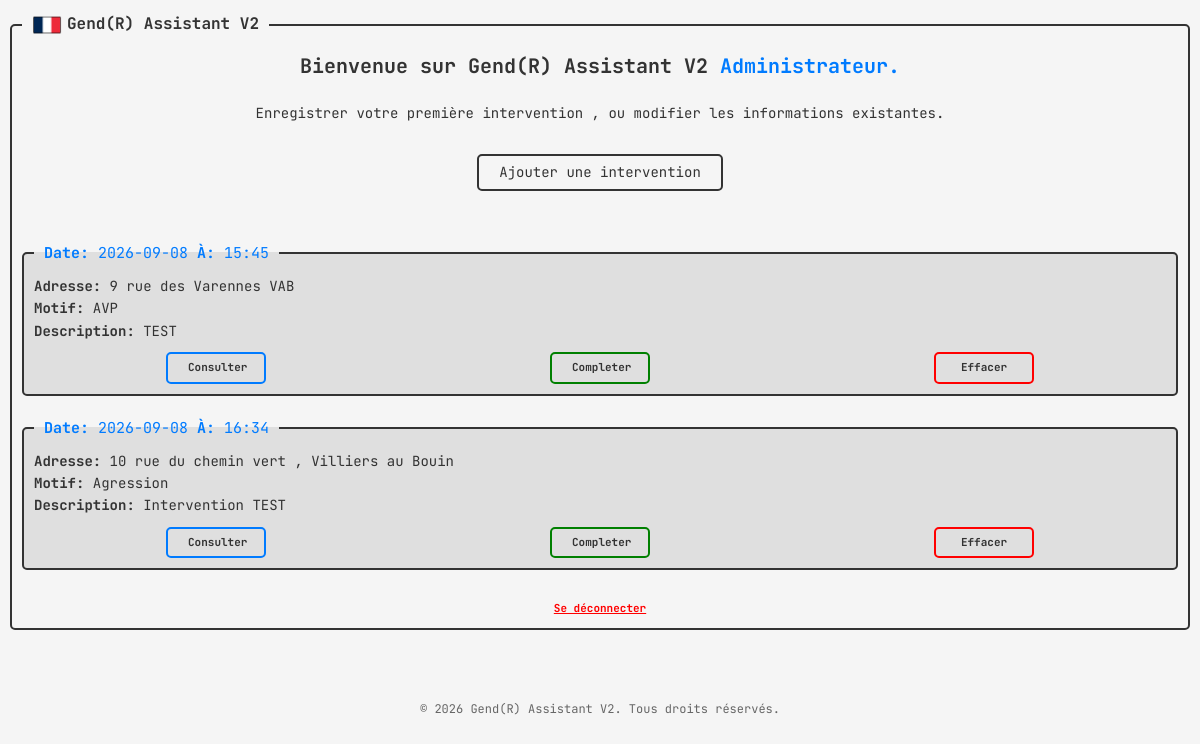
The app's page /homepage (signed in) with its own data.
### tables this page shows
CREATE TABLE interventions (
                id INTEGER PRIMARY KEY AUTOINCREMENT,
                username TEXT NOT NULL,
                date TEXT NOT NULL,
                hour TEXT NOT NULL,
                location TEXT NOT NULL,
                type TEXT NOT NULL,
                description TEXT NOT NULL,
                arrived TEXT,
                cr TEXT,
                endhour TEXT
                );

### app.py (the view)
@app.route('/homepage')
def homepage():
    if 'username' in session:
        username = session['username']
        current_interventions = db_handler.get_user_interventions(username)
        if 'success' in request.args:
            return render_template('homepage.html', interventions=current_interventions, success=request.args.get('success'))
        elif 'error' in request.args:
            return render_template('homepage.html', interventions=current_interventions, error=request.args.get('error'))
        else:
            return render_template('homepage.html', interventions=current_interventions)
    else:
        return redirect(url_for('login'))

### database_handler.py (called while the page is built)
    def get_user_interventions(self, username):
        conn = sqlite3.connect('database.db')
        cursor = conn.cursor()
        cursor.execute("SELECT * FROM interventions WHERE username = ? ORDER BY date ASC, hour ASC", (username,))
        interventions = cursor.fetchall()
        conn.close()
        return interventions

### templates/homepage.html (shortened to what this page needs)
{% extends "base.html" %}
{% block content %}
    <div class="title">
        <h3>Bienvenue sur Gend(R) Assistant V2 <strong>{{ session.get('username') }}.</strong></h3>
        <p>Enregistrer votre première intervention , ou modifier les informations existantes.</p>
    </div>
    <a href="{{ url_for('add_intervention') }}" class="add-intervention">Ajouter une intervention</a>
    <div class="intervention-container">
        {% if interventions %}
            {% for intervention in interventions %}
                <div class="intervention-card">
                    <fieldset>
                        <legend><strong>Date:</strong> {{intervention[2]}} <strong>À:</strong> {{intervention[3]}}</legend>
                        <p><strong>Adresse:</strong> {{intervention[4]}}</p>
                        <p><strong>Motif:</strong> {{intervention[5]}}</p>
                        <p><strong>Description:</strong> {{intervention[6]}}</p>
                        <div class="buttons">
                            <a href="" class="consult">Consulter</a>
                            <a href="{{ url_for('complete', intervention_id=intervention[0]) }}" class="complete">Completer</a>
                            <a href="{{ url_for('delete_page', intervention_id=intervention[0]) }}" class="erase">Effacer</a>
                        </div>
                    </fieldset>
                </div>
            {% endfor %}
        {% else %}
            <p class="no-interventions">Aucune intervention enregistrée.</p>
        {% endif %}
    </div>
    <a href="{{ url_for('disconnect') }}" class="disconnect">Se déconnecter</a>
{% endblock %}

### static/css/base.css (style rules this page uses)
* { box-sizing: border-box; margin: 0; padding: 0; }
body { font-family: "JetBrains Mono", monospace; background-color: #f5f5f5; color: #333; line-height: 1.6; padding: 0; }
fieldset { display: flex; flex-direction: column; border: 2px solid #333; padding: 10px; border-radius: 5px; margin: 10px; height: calc(100% - 20px); min-height: calc(100% - 20px); overflow-y: auto; }
.title { display: flex; flex: 1; flex-direction: column; align-items: center; justify-content: center; text-align: center; }
.title h3 { font-size: 20px; margin-bottom: 20px; }
.title p { font-size: 14px; margin-bottom: 10px; }

### static/css/index.css (style rules this page uses)
.buttons { display: flex; justify-content: center; gap: 20px; margin: 200px auto; }
.buttons a { padding: 5px 20px; font-size: 16px; border: 2px solid #333; border-radius: 5px; cursor: pointer; font-size: 14px; text-decoration: none; color: #333; transition: border-color 0.5s, color 0.5s; }

### static/css/homepage.css (style rules this page uses)
.title h3 strong { color: #007BFF; }
.add-intervention { margin: 20px auto; padding: 5px 20px; font-size: 16px; border: 2px solid #333; border-radius: 5px; cursor: pointer; font-size: 14px; text-decoration: none; color: #333; transition: border-color 0.5s, color 0.5s; }
.intervention-container { display: flex; flex-direction: column; margin-top: 20px; font-size: 14px; }
.intervention-card fieldset { margin: 10px auto; border: 2px solid #333; background-color: #dfdfdf; }
.intervention-card fieldset legend { padding: 0 10px; color: #007BFF; font-size: 15px; }
.intervention-card .buttons { display: flex; flex-direction: row; justify-content: space-around; margin: 10px 0 0 0; }
.intervention-card .buttons a { font-size: 11px; font-weight: bold; width: 100px; text-align: center; }
.intervention-card .buttons .consult { border: 2px solid #007BFF; }
.intervention-card .buttons .complete { border: 2px solid green; }
.intervention-card .buttons .erase { border: 2px solid red; }
.disconnect { text-align: center; font-size: 11px; font-weight: bold; margin-top: 20px; color: red; }

### records on screen
interventions: date "2026-09-08", hour "15:45", location "9 rue des Varennes VAB", type "AVP", description "TEST"
interventions: date "2026-09-08", hour "16:34", location "10 rue du chemin vert , Villiers au Bouin", type "Agression", description "Intervention TEST"

### other values on screen
{{ session.get('username') }} "Administrateur"
